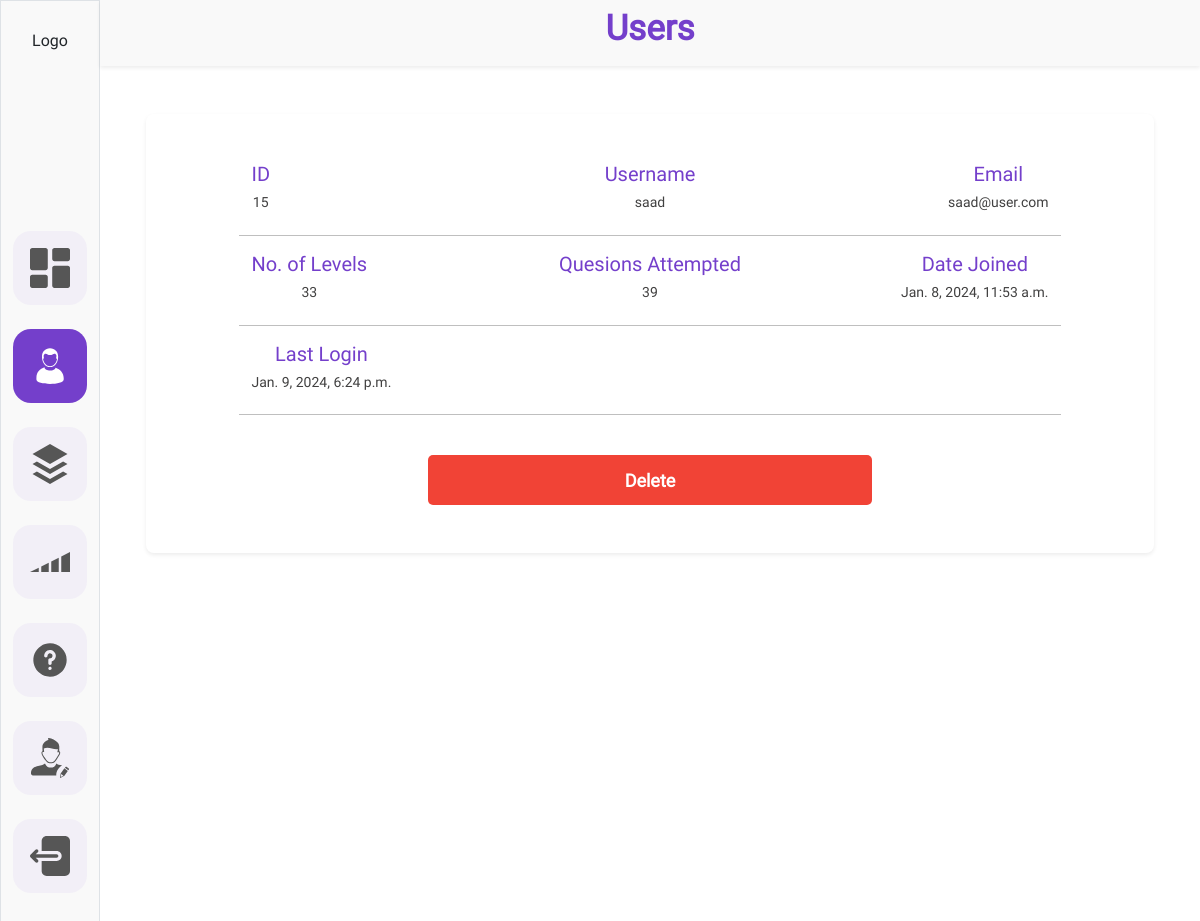
Screenshot of /myadmin/users/15/ (signed in) with the database file from the repository.
### customAuth/models.py (models this page shows)
class BaseModel(models.Model):
    created_at = models.DateTimeField(auto_now_add = True)
    updated_at = models.DateTimeField(auto_now = True)
    class Meta:
        abstract = True

class User(AbstractUser, BaseModel):
    username = None
    name = models.CharField(max_length = CharFieldSizes.XX_LARGE)
    email = models.EmailField(unique=True)
    profile_image = models.ImageField(upload_to="profile_images", default='profile1-blue.svg')
    USERNAME_FIELD = 'email'
    REQUIRED_FIELDS = []
    objects = UserManager()

### adminDashboard/views.py (the view)
# urls.py: path('users/<pk>/', views.usersDetails, name='user-details'),
@login_required(login_url='login')
def usersDetails(request, pk):
    user = User.objects.get(id=pk)
    return render (request, 'admin_dashboard/user-details.html',{'user':user})

### templates/admin_dashboard/user-details.html (shortened to what this page needs)
{% load static %}
<!DOCTYPE html>
<html lang="en">
<head>
    <link
    href="https://cdn.jsdelivr.net/npm/bootstrap@5.3.2/dist/css/bootstrap.min.css"
    rel="stylesheet"
  />
  <link rel="stylesheet" href="{% static 'admin_dashboard/css/common.css'%}">
  <link rel="stylesheet" href="{% static 'admin_dashboard/css/category.css'%}">
  <link rel="stylesheet" href="{% static 'admin_dashboard/css/users.css'%}">
  <link rel="stylesheet" href="{% static 'admin_dashboard/css/login.css' %}">
  <link rel="stylesheet" href="{% static 'admin_dashboard/css/profile.css'%}">
  <link rel="stylesheet" href="{% static 'admin_dashboard/css/user-details.css'%}">
</head>
<body>
    <div class="container-fluid">
        <div class="row ">
            <div class="col-1 p-0 m-0 bg-sidebar border  ">
                <div class="d-flex flex-column align-items-center ">
                  <div
                    class="logo-height w-100 d-flex justify-content-center align-items-center "
                  >
                    <a class="text-decoration-none text-dark" href="#">Logo</a>
                  </div>
                  <div
                    class="w-100 d-flex justify-content-center "
                  >
                    <div class="d-flex flex-column gap-4 nav-height margintop-nav">
                      <div class="d-flex">
                        <a
                          class="nav-link rounded-border bg-color"
                          href="{%url 'dashboard'%}"
                        >
                        </a>
                      </div>
                      <div class="d-flex">
                        <a
                          class="nav-link rounded-border bg-color active-side-bar-menu active-svg-color "
                          href="{% url 'users' %}"
                        >
                        </a>
                      </div>
                      <div class="d-flex">
                        <a
                          class="nav-link rounded-border bg-color"
                          href="{% url 'categories'%}"
                        >
                        </a>
                      </div>
                      <div class="d-flex">
                        <a
                          class="nav-link rounded-border bg-color"
                          href="{% url 'levels'%}"
                        >
                          <svg
                            class="sidebar__link-icon def-color"
                            viewBox="0 0 40 40"
                            xmlns="http://www.w3.org/2000/svg"
                          >
                            <path d="M28.75 15.625L21.25 19.375V30H28.75V15.625Z" />
                            <path d="M11.25 30H18.75V20.625L11.25 24.375V30Z" />
                            <path d="M31.25 14.375V30H40V10L31.25 14.375Z" />
                            <path d="M8.75 25.625L0 30H8.75V25.625Z" />
                          </svg>
                        </a>
                      </div>
                      <div class="d-flex">
                        <a
                          class="nav-link rounded-border bg-color"
                          href="../html/question.html"
                        >
                        </a>
                      </div>
                      <div class="d-flex">
                        <a
                          class="nav-link rounded-border bg-color"
                          href="{%url 'profile'%}"
                        >
                        </a>
                      </div>
                      <div class="d-flex">
                        <a
                          class="nav-link rounded-border bg-color"
                          href="{% url 'admin-logout'%}"
                        >
                        </a>
                      </div>
                    </div>
                  </div>
                </div>
              </div>
            <div class="col-11 h-100">
                <div class="row p-2 bg-sidebar shadow-sm">
                    <div class="col d-flex justify-content-center">
                        <div class= "">
                            <h1 class="dashboard__heading">Users</h1>
                        </div>
                    </div>
                </div>
                <div class="row justify-content-center mt-5">
                  <div class="col-11 shadow-sm rounded-3 d-flex flex-column align-items-center  p-5 ">
                        <div class="row justify-content-between align-items-center w-90 ">
                            <div class="col-4 d-flex justify-content-start">
                                <div class="d-flex flex-column align-items-center">
                                    <div ><h3 class="user-detail__heading">ID</h3></div>
                                    <div ><h5 class="user-details__desc">{{user.id}}</h5></div>
                                </div>
                            </div>
                            <div class="col-4 d-flex justify-content-center">
                                <div class="d-flex flex-column align-items-center">
                                    <div ><h3 class="user-detail__heading">Username</h3></div>
                                    <div ><h5 class="user-details__desc">{{user.name}}</h5></div>
                                </div>
                            </div>
                            <div class="col-4 d-flex justify-content-end">
                                <div class="d-flex flex-column align-items-center">
                                    <div ><h3 class="user-detail__heading">Email</h3></div>
                                    <div ><h5 class="user-details__desc">{{user.email}}</h5></div>
                                </div>
                            </div>
                        </div>
                        <hr class="w-90 color-bg">
                        <div class="row  justify-content-between w-90 ">
                            <div class="col-4 d-flex justify-content-start">
                              <div class="d-flex flex-column align-items-center">
                                  <div ><h3 class="user-detail__heading">No. of Levels</h3></div>
                                  <div ><h5 class="user-details__desc">33</h5></div>
                              </div>
                          </div>
                            <div class="col-4 d-flex justify-content-center">
                                <div class="d-flex flex-column align-items-center  ">
                                    <div ><h3 class="user-detail__heading">Quesions Attempted</h3></div>
                                    <div ><h5 class="user-details__desc">39</h5></div>
                                </div>
                            </div>
                            <div class="col-4 d-flex justify-content-end">
                              <div class="d-flex flex-column align-items-center">
                                  <div ><h3 class="user-detail__heading">Date Joined</h3></div>
                                  <div ><h5 class="user-details__desc">{{user.date_joined}}</h5></div>
                              </div>
                          </div>
                        </div>
                        <hr class="w-90 color-bg">
                        <div class="row  justify-content-start w-90 ">
                            <div class="col-4 d-flex justify-content-start">
                                <div class="d-flex flex-column align-items-center">
                                    <div ><h3 class="user-detail__heading">Last Login</h3></div>
                                    <div ><h5 class="user-details__desc">{{user.last_login}}</h5></div>
                                </div>
                            </div>
                        </div>
                        <hr class="w-90 color-bg">
                        <div class="row w-100">
                            <div class="col d-flex justify-content-center">
                              <div class="mt-4 w-50">
                                <a class="submit-input-control d-flex justify-content-center align-items-center text-decoration-none user-delete" href="" type="submit" name="login-btn" id="submit-btn" data-bs-toggle="modal" data-bs-target="#user-successfully-delet-modal">Delete</a>
                              </div>
                            </div>
                          </div>
                  </div>
                </div>
            </div>
        </div>
    </div>
</body>
</html>

### static/admin_dashboard/css/common.css (style rules this page uses)
body { margin: 0; padding: 0; box-sizing: border-box; font-family: Roboto; }
.sidebar__link-icon { width: 40px; height: 40px; }
.def-color { fill: #565656; }
.rounded-border { border-radius: 18px; }
.bg-color { background-color: rgba(116, 63, 203, 0.05); }
.bg-sidebar { background-color: #F9F9F9; }
.nav-link { padding: 17px; }
.active-side-bar-menu { background-color: #743FCB; }
.active-svg-color { fill: white; }
.logo-height { height: 10vh; }
.nav-height { height: 100vh; }
.dashboard__heading { font-size: 35px; color: #743FCB; font-weight: 700; }

### static/admin_dashboard/css/users.css (style rules this page uses)
.nav-height { height: 100vh; }
.margintop-nav { margin: 150px; }

### static/admin_dashboard/css/login.css (style rules this page uses)
.submit-input-control { border-radius: 5px; background: #743FCB; width: 100%; height: 50px; color: #FFF; color: #FFF; font-size: 18px; font-weight: 600; }

### static/admin_dashboard/css/user-details.css (style rules this page uses)
.user-detail__heading { font-size: 20px; color: #743FCB; }
.user-details__desc { font-size: 14px; color: #414040; }
.color-bg { color: black; }
.w-90 { width: 90%; }
.user-delete { border-radius: 5px; font-size: 18px; background: #F14336; }

### rows the page displays
User: id "15", name "saad", email "saad@user.com", date_joined "Jan. 8, 2024, 11:53 a.m.", last_login "Jan. 9, 2024, 6:24 p.m."
